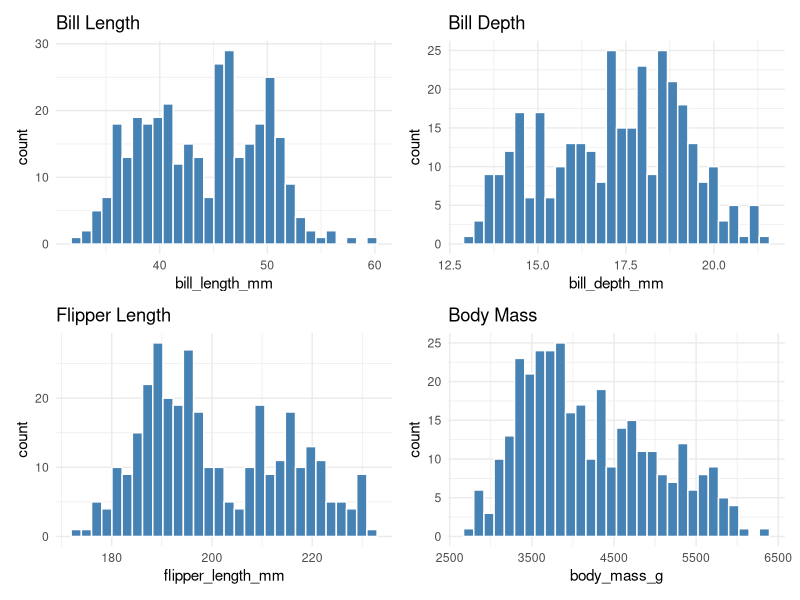
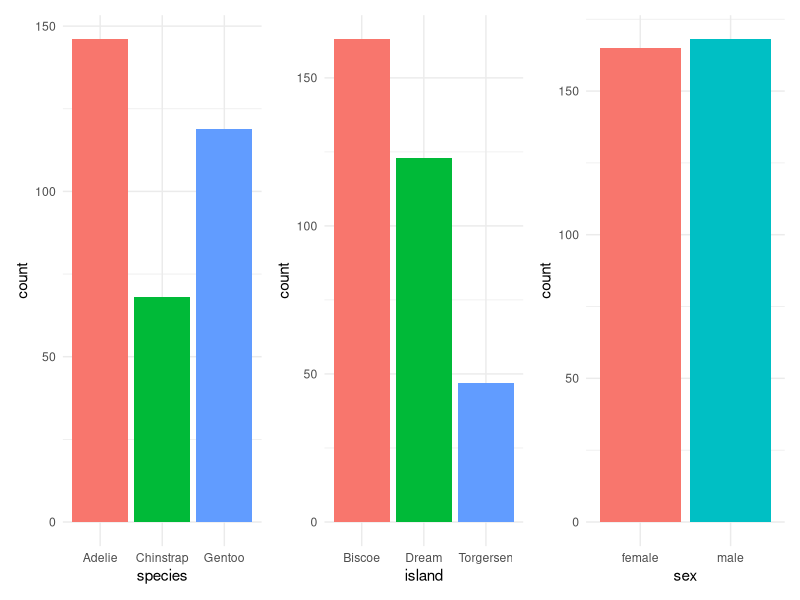
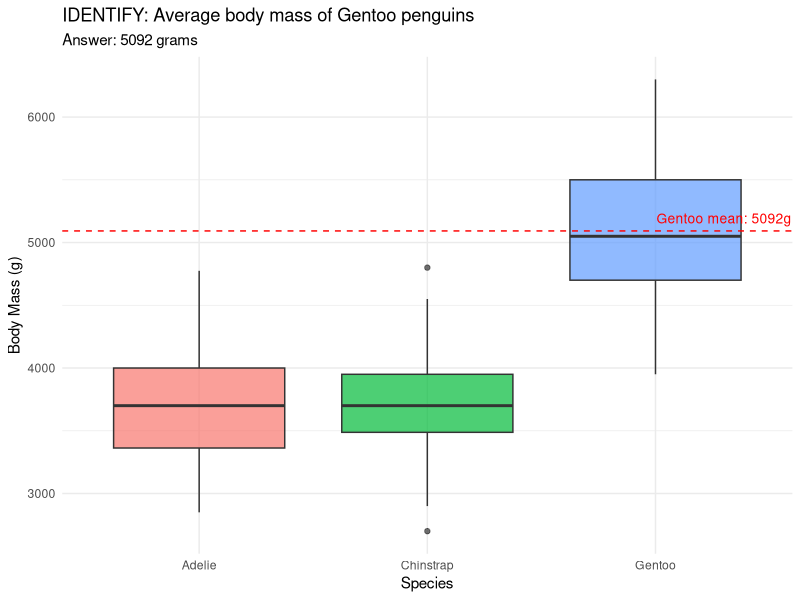
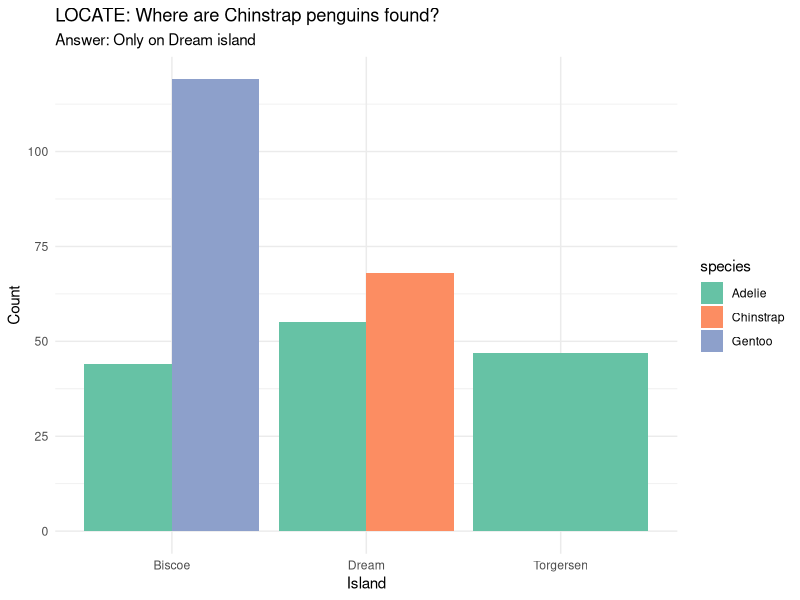
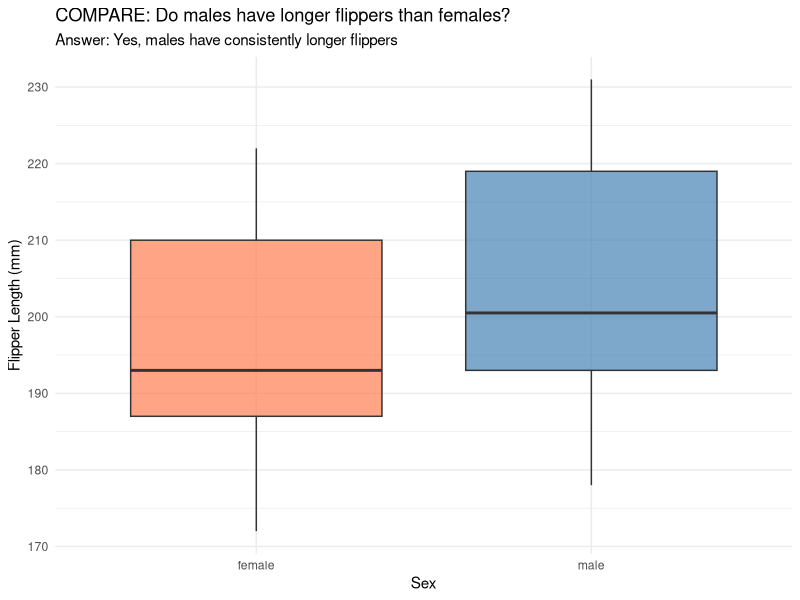
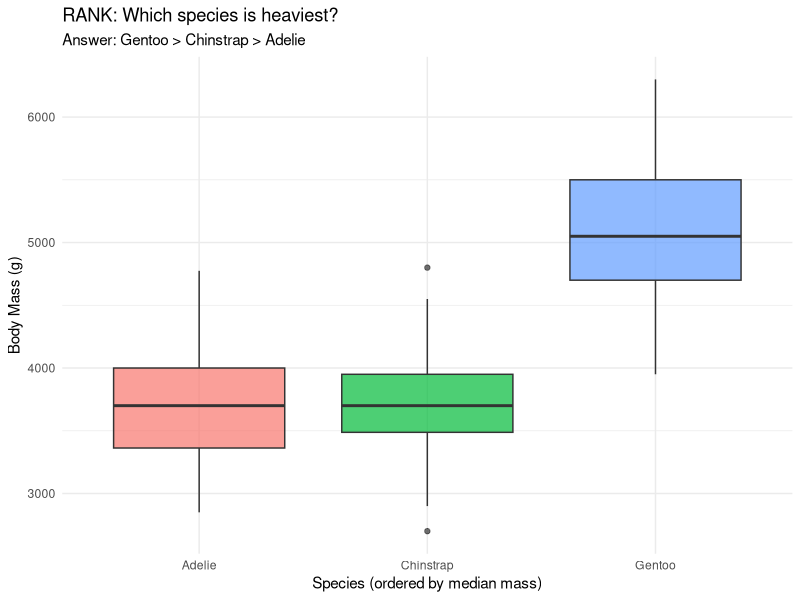
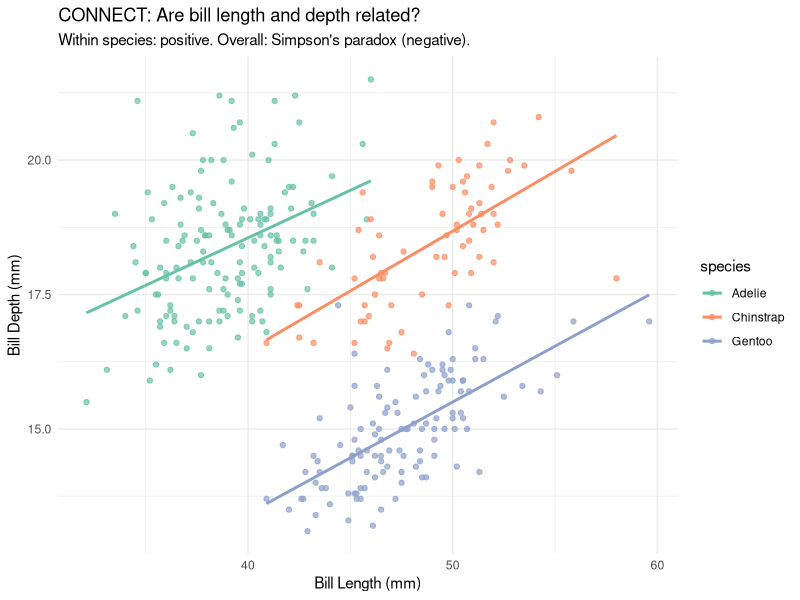
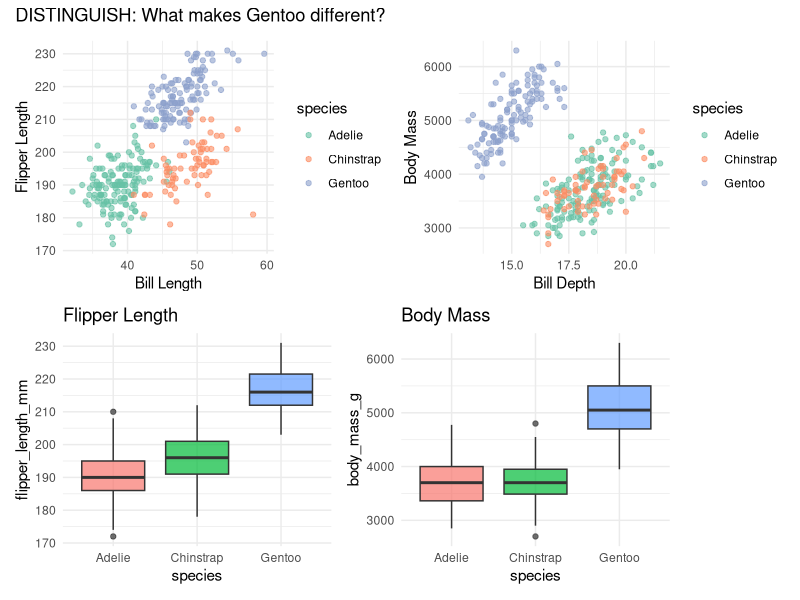

Generate these figures, in order, with R:
## ---- chunk 1
knitr::opts_chunk$set(
  echo = TRUE,
  warning = FALSE,
  message = FALSE,
  fig.align = "center"
)

library(conflicted)
library(tidyverse)
library(patchwork)
library(palmerpenguins)

conflicts_prefer(dplyr::filter, dplyr::select)

data(penguins)
penguins_clean <- penguins |> drop_na()
## ---- chunk 2
glimpse(penguins_clean)
## ---- chunk 3
p_bill_len <- ggplot(penguins_clean, aes(bill_length_mm)) +
  geom_histogram(fill = "steelblue", color = "white", bins = 30) +
  theme_minimal() + labs(title = "Bill Length")

p_bill_dep <- ggplot(penguins_clean, aes(bill_depth_mm)) +
  geom_histogram(fill = "steelblue", color = "white", bins = 30) +
  theme_minimal() + labs(title = "Bill Depth")

p_flip <- ggplot(penguins_clean, aes(flipper_length_mm)) +
  geom_histogram(fill = "steelblue", color = "white", bins = 30) +
  theme_minimal() + labs(title = "Flipper Length")

p_mass <- ggplot(penguins_clean, aes(body_mass_g)) +
  geom_histogram(fill = "steelblue", color = "white", bins = 30) +
  theme_minimal() + labs(title = "Body Mass")

(p_bill_len + p_bill_dep) / (p_flip + p_mass)
## ---- chunk 4
p_species <- ggplot(penguins_clean, aes(species, fill = species)) +
  geom_bar(show.legend = FALSE) + theme_minimal()
p_island <- ggplot(penguins_clean, aes(island, fill = island)) +
  geom_bar(show.legend = FALSE) + theme_minimal()
p_sex <- ggplot(penguins_clean, aes(sex, fill = sex)) +
  geom_bar(show.legend = FALSE) + theme_minimal()

p_species + p_island + p_sex
## ---- chunk 5
gentoo_mass <- penguins_clean |>
  filter(species == "Gentoo") |>
  summarise(mean_mass = mean(body_mass_g))

ggplot(penguins_clean, aes(x = species, y = body_mass_g, fill = species)) +
  geom_boxplot(show.legend = FALSE, alpha = 0.7) +
  geom_hline(yintercept = gentoo_mass$mean_mass, linetype = "dashed", color = "red") +
  annotate("text", x = 3.3, y = gentoo_mass$mean_mass + 100,
           label = paste0("Gentoo mean: ", round(gentoo_mass$mean_mass), "g"),
           color = "red", size = 3.5) +
  labs(title = "IDENTIFY: Average body mass of Gentoo penguins",
       subtitle = paste0("Answer: ", round(gentoo_mass$mean_mass), " grams"),
       x = "Species", y = "Body Mass (g)") +
  theme_minimal()
## ---- chunk 6
ggplot(penguins_clean, aes(x = island, fill = species)) +
  geom_bar(position = "dodge") +
  labs(title = "LOCATE: Where are Chinstrap penguins found?",
       subtitle = "Answer: Only on Dream island",
       x = "Island", y = "Count") +
  scale_fill_brewer(palette = "Set2") +
  theme_minimal()
## ---- chunk 7
ggplot(penguins_clean, aes(x = sex, y = flipper_length_mm, fill = sex)) +
  geom_boxplot(show.legend = FALSE, alpha = 0.7) +
  labs(title = "COMPARE: Do males have longer flippers than females?",
       subtitle = "Answer: Yes, males have consistently longer flippers",
       x = "Sex", y = "Flipper Length (mm)") +
  scale_fill_manual(values = c("coral", "steelblue")) +
  theme_minimal()
## ---- chunk 8
ggplot(penguins_clean, aes(x = reorder(species, body_mass_g, FUN = median),
                           y = body_mass_g, fill = species)) +
  geom_boxplot(show.legend = FALSE, alpha = 0.7) +
  labs(title = "RANK: Which species is heaviest?",
       subtitle = "Answer: Gentoo > Chinstrap > Adelie",
       x = "Species (ordered by median mass)", y = "Body Mass (g)") +
  theme_minimal()
## ---- chunk 9
ggplot(penguins_clean, aes(x = bill_length_mm, y = bill_depth_mm, color = species)) +
  geom_point(alpha = 0.7) +
  geom_smooth(method = "lm", se = FALSE) +
  labs(title = "CONNECT: Are bill length and depth related?",
       subtitle = "Within species: positive. Overall: Simpson's paradox (negative).",
       x = "Bill Length (mm)", y = "Bill Depth (mm)") +
  scale_color_brewer(palette = "Set2") +
  theme_minimal()
## ---- chunk 10
p_d1 <- ggplot(penguins_clean, aes(bill_length_mm, flipper_length_mm, color = species)) +
  geom_point(alpha = 0.6) + scale_color_brewer(palette = "Set2") +
  labs(x = "Bill Length", y = "Flipper Length") + theme_minimal()

p_d2 <- ggplot(penguins_clean, aes(bill_depth_mm, body_mass_g, color = species)) +
  geom_point(alpha = 0.6) + scale_color_brewer(palette = "Set2") +
  labs(x = "Bill Depth", y = "Body Mass") + theme_minimal()

p_d3 <- ggplot(penguins_clean, aes(species, flipper_length_mm, fill = species)) +
  geom_boxplot(show.legend = FALSE, alpha = 0.7) +
  labs(title = "Flipper Length") + theme_minimal()

p_d4 <- ggplot(penguins_clean, aes(species, body_mass_g, fill = species)) +
  geom_boxplot(show.legend = FALSE, alpha = 0.7) +
  labs(title = "Body Mass") + theme_minimal()

(p_d1 + p_d2) / (p_d3 + p_d4) +
  plot_annotation(title = "DISTINGUISH: What makes Gentoo different?")
## ---- chunk 11
ggplot(penguins_clean, aes(x = bill_length_mm, y = flipper_length_mm,
                           color = species, shape = species)) +
  geom_point(size = 2, alpha = 0.7) +
  stat_ellipse(level = 0.95) +
  labs(title = "GROUP: Do species form distinct clusters?",
       subtitle = "Yes, three clear clusters with 95% confidence ellipses",
       x = "Bill Length (mm)", y = "Flipper Length (mm)") +
  scale_color_brewer(palette = "Set2") +
  theme_minimal()
## ---- chunk 12
cor_data <- penguins_clean |>
  select(bill_length_mm, bill_depth_mm, flipper_length_mm, body_mass_g) |>
  cor()

cor_long <- cor_data |>
  as.data.frame() |> rownames_to_column("var1") |>
  pivot_longer(-var1, names_to = "var2", values_to = "r")

ggplot(cor_long, aes(var1, var2, fill = r)) +
  geom_tile(color = "white") +
  geom_text(aes(label = round(r, 2)), size = 4) +
  scale_fill_gradient2(low = "steelblue", mid = "white", high = "coral", midpoint = 0) +
  labs(title = "CORRELATE: Dependencies between measurements") +
  theme_minimal() + theme(axis.text.x = element_text(angle = 45, hjust = 1)) +
  coord_fixed()
## ---- chunk 13
ggplot(penguins_clean, aes(x = bill_length_mm, y = body_mass_g)) +
  geom_point(aes(color = species), alpha = 0.5) +
  geom_smooth(method = "loess", color = "black", se = TRUE) +
  labs(title = "TRENDS: Body mass vs bill length",
       subtitle = "Positive trend overall with species-specific patterns",
       x = "Bill Length (mm)", y = "Body Mass (g)") +
  scale_color_brewer(palette = "Set2") +
  theme_minimal()
## ---- chunk 14
penguins_by_year <- penguins |>
  drop_na() |>
  group_by(year, species) |>
  summarise(mean_mass = mean(body_mass_g), n = n(), .groups = "drop")

ggplot(penguins_by_year, aes(x = year, y = mean_mass, color = species)) +
  geom_line(linewidth = 1) +
  geom_point(size = 3) +
  labs(title = "CYCLES: Do measurements re-occur periodically?",
       subtitle = "Only 3 years of data - insufficient to detect cycles",
       x = "Year", y = "Mean Body Mass (g)") +
  scale_color_brewer(palette = "Set2") +
  theme_minimal()
## ---- chunk 15
ggplot(penguins_clean, aes(x = body_mass_g, y = flipper_length_mm)) +
  geom_point(aes(color = species), alpha = 0.6) +
  geom_point(
    data = penguins_clean |>
      filter(body_mass_g > 6000 | flipper_length_mm > 230 | flipper_length_mm < 175),
    color = "red", size = 4, shape = 1, stroke = 2
  ) +
  labs(title = "OUTLIERS: Any special observations?",
       subtitle = "Red circles mark extreme values",
       x = "Body Mass (g)", y = "Flipper Length (mm)") +
  scale_color_brewer(palette = "Set2") +
  theme_minimal()
## ---- chunk 16
ggplot(penguins_clean, aes(x = flipper_length_mm, fill = species)) +
  geom_density(alpha = 0.5) +
  labs(title = "FEATURES: What is characteristic of the data?",
       subtitle = "Bimodal distribution - Gentoo clearly separated from others",
       x = "Flipper Length (mm)", y = "Density") +
  scale_fill_brewer(palette = "Set2") +
  theme_minimal()
## ---- chunk 17
sessionInfo()
